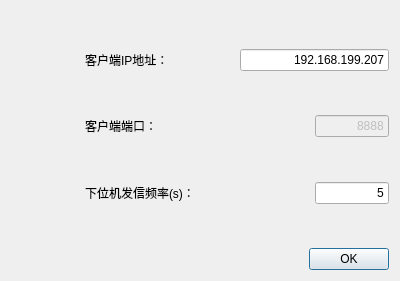
<?xml version="1.0" encoding="UTF-8"?>
<ui version="4.0">
 <class>Setting</class>
 <widget class="QDialog" name="Setting">
  <property name="geometry">
   <rect>
    <x>0</x>
    <y>0</y>
    <width>400</width>
    <height>281</height>
   </rect>
  </property>
  <property name="windowTitle">
   <string>Dialog</string>
  </property>
  <layout class="QVBoxLayout" name="verticalLayout">
   <item>
    <spacer name="verticalSpacer_4">
     <property name="orientation">
      <enum>Qt::Vertical</enum>
     </property>
     <property name="sizeHint" stdset="0">
      <size>
       <width>20</width>
       <height>40</height>
      </size>
     </property>
    </spacer>
   </item>
   <item>
    <layout class="QHBoxLayout" name="horizontalLayout" stretch="1,2,2">
     <item>
      <spacer name="horizontalSpacer_2">
       <property name="orientation">
        <enum>Qt::Horizontal</enum>
       </property>
       <property name="sizeHint" stdset="0">
        <size>
         <width>40</width>
         <height>20</height>
        </size>
       </property>
      </spacer>
     </item>
     <item>
      <widget class="QLabel" name="lab_IP">
       <property name="text">
        <string>客户端IP地址：</string>
       </property>
      </widget>
     </item>
     <item>
      <widget class="QLineEdit" name="lineEdit_IP">
       <property name="text">
        <string>192.168.199.207</string>
       </property>
       <property name="alignment">
        <set>Qt::AlignRight|Qt::AlignTrailing|Qt::AlignVCenter</set>
       </property>
      </widget>
     </item>
    </layout>
   </item>
   <item>
    <spacer name="verticalSpacer">
     <property name="orientation">
      <enum>Qt::Vertical</enum>
     </property>
     <property name="sizeHint" stdset="0">
      <size>
       <width>20</width>
       <height>40</height>
      </size>
     </property>
    </spacer>
   </item>
   <item>
    <layout class="QHBoxLayout" name="horizontalLayout_2" stretch="1,3,1">
     <item>
      <spacer name="horizontalSpacer">
       <property name="orientation">
        <enum>Qt::Horizontal</enum>
       </property>
       <property name="sizeHint" stdset="0">
        <size>
         <width>40</width>
         <height>20</height>
        </size>
       </property>
      </spacer>
     </item>
     <item>
      <widget class="QLabel" name="lab_Port">
       <property name="text">
        <string>客户端端口：</string>
       </property>
      </widget>
     </item>
     <item>
      <widget class="QLineEdit" name="lineEdit_Port">
       <property name="enabled">
        <bool>false</bool>
       </property>
       <property name="text">
        <string>8888</string>
       </property>
       <property name="alignment">
        <set>Qt::AlignRight|Qt::AlignTrailing|Qt::AlignVCenter</set>
       </property>
      </widget>
     </item>
    </layout>
   </item>
   <item>
    <spacer name="verticalSpacer_2">
     <property name="orientation">
      <enum>Qt::Vertical</enum>
     </property>
     <property name="sizeHint" stdset="0">
      <size>
       <width>20</width>
       <height>40</height>
      </size>
     </property>
    </spacer>
   </item>
   <item>
    <layout class="QHBoxLayout" name="horizontalLayout_3" stretch="1,3,1">
     <item>
      <spacer name="horizontalSpacer_3">
       <property name="orientation">
        <enum>Qt::Horizontal</enum>
       </property>
       <property name="sizeHint" stdset="0">
        <size>
         <width>40</width>
         <height>20</height>
        </size>
       </property>
      </spacer>
     </item>
     <item>
      <widget class="QLabel" name="lab_Frequency">
       <property name="text">
        <string>下位机发信频率(s)：</string>
       </property>
      </widget>
     </item>
     <item>
      <widget class="QLineEdit" name="lineEdit_Frequency">
       <property name="text">
        <string>5</string>
       </property>
       <property name="alignment">
        <set>Qt::AlignRight|Qt::AlignTrailing|Qt::AlignVCenter</set>
       </property>
      </widget>
     </item>
    </layout>
   </item>
   <item>
    <spacer name="verticalSpacer_3">
     <property name="orientation">
      <enum>Qt::Vertical</enum>
     </property>
     <property name="sizeHint" stdset="0">
      <size>
       <width>20</width>
       <height>40</height>
      </size>
     </property>
    </spacer>
   </item>
   <item>
    <layout class="QHBoxLayout" name="horizontalLayout_4">
     <item>
      <spacer name="horizontalSpacer_4">
       <property name="orientation">
        <enum>Qt::Horizontal</enum>
       </property>
       <property name="sizeHint" stdset="0">
        <size>
         <width>40</width>
         <height>20</height>
        </size>
       </property>
      </spacer>
     </item>
     <item>
      <widget class="QPushButton" name="pushButton">
       <property name="text">
        <string>OK</string>
       </property>
      </widget>
     </item>
    </layout>
   </item>
  </layout>
 </widget>
 <resources/>
 <connections/>
</ui>
